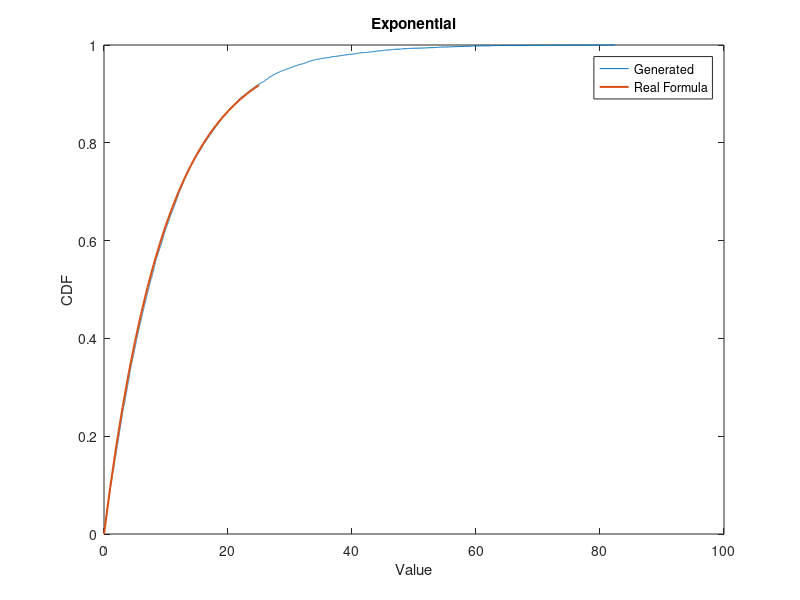
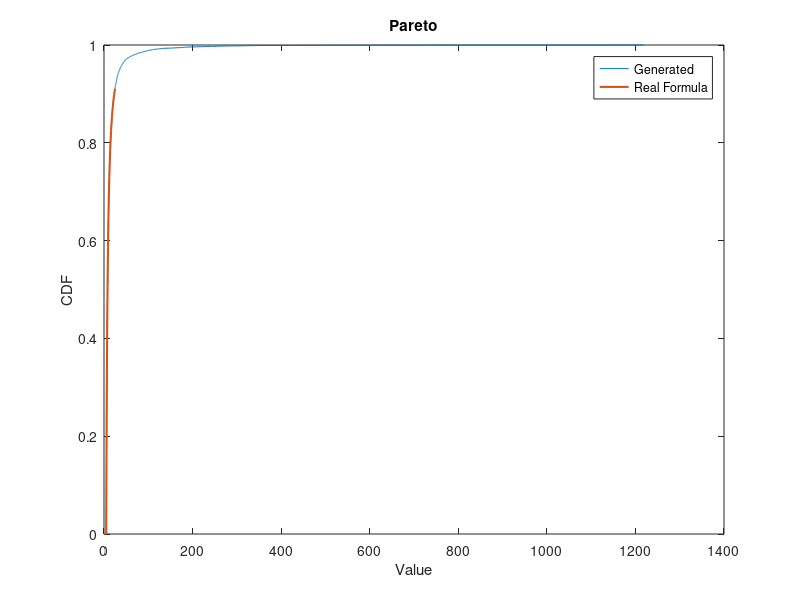
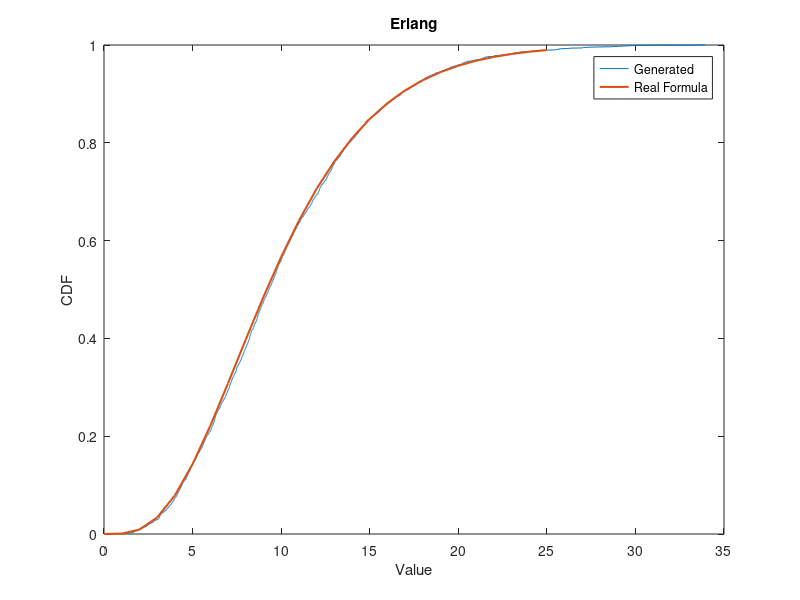

Here is the MATLAB script that generated these plots, in order: (Note: this script raises an error after producing the figures.)
clear all;

x = [0:25];

%%% Linear Congruent Generator - Uniform Distribution %%%
NU = 10000;
m_uniform = 2^32;
a_uniform = 1664525;
c_uniform = 1013904223;
seed_uniform = 521191478;
uniform = zeros(NU, 1);
uniform(1) = seed_uniform;
for i = 2:NU
    uniform(i) = mod(a_uniform*uniform(i-1) + c_uniform, m_uniform);
end
uniform = uniform ./ m_uniform; 
fprintf("First sample = %f\nSecond sample = %f\nThird sample = %f\n", uniform(1), uniform(2), uniform(3));

%%% Generate with samples obtained above %%%
% Exponential Distribution
l_exp = 0.1;
N_exp = 10000;
exponential = -log(uniform)./l_exp;
% Cost calculation
exp_cost = 0;
for i = 1:N_exp
    if exponential(i) < 10.0
        exp_cost = exp_cost + 0.01*exponential(i);
    else
        exp_cost = exp_cost + 0.02*exponential(i);
    end
end
fprintf("Exp --> cost = %f\n", exp_cost);
figure
plot(sort(exponential), [1:N_exp]/N_exp, x, 1-exp(-l_exp*x), 'LineWidth', 1.5);
title("Exponential");
xlabel("Value");
ylabel("CDF");
legend("Generated", "Real Formula");

% Pareto distribution with parameters a = 1.5, m = 5
N_pareto = 10000;
alpha = 1.5;
m = 5;
pareto = m ./ (uniform.^(1/alpha));
% CDF creation
pareto_cdf = (m./x).^alpha;
for i = 1:26
    pareto_cdf(i) = 1 - min(pareto_cdf(i), 1);
end
% Cost calculation
pareto_cost = 0;
for i = 1:N_pareto
    if pareto(i) < 10.0
        pareto_cost = pareto_cost + 0.01*pareto(i);
    else
        pareto_cost = pareto_cost + 0.02*pareto(i);
    end
end
fprintf("Pareto --> cost = %f\n", pareto_cost);
figure
plot(sort(pareto), [1:N_pareto]/N_pareto, x, pareto_cdf, 'LineWidth', 1.5);
title("Pareto");
xlabel("Value");
ylabel("CDF");
legend("Generated", "Real Formula");

% Erlang distribution
N_erlang = 2500;
k = 4;
l_erlang = 0.4;
erlang = zeros(N_erlang, 1);
for i = 1:N_erlang
    erlang(i) = -log(uniform(i*4-3) * uniform(i*4-2) * uniform(i*4-1) * uniform(i*4))/l_erlang;
end
% CDF creation
erlang_cdf = 0;
for i = 0:k-1
    erlang_cdf = erlang_cdf + (1/factorial(i)).*(exp(-l_erlang*x)).*(l_erlang*x).^i;
end
erlang_cdf = 1 - erlang_cdf;
% Cost calculation
erlang_cost = 0;
for i = 1:N_erlang
    if erlang(i) < 10.0
        erlang_cost = erlang_cost + 0.01*erlang(i);
    else
        erlang_cost = erlang_cost + 0.02*erlang(i);
    end
end
fprintf("Erlang --> cost = %f\n", erlang_cost);
figure
plot(sort(erlang), (1:N_erlang)/N_erlang, x, erlang_cdf, 'LineWidth', 1.5);
title("Erlang");
xlabel("Value");
ylabel("CDF");
legend("Generated", "Real Formula");

% Hypo-Exponential distribution
N_hypo = 5000;
l1_hypo = 0.5;
l2_hypo = 0.125;
hypo = zeros(N_hypo, 1);
for i = 1:N_hypo
    hypo(i) = -(log(uniform(2*i-1))./l1_hypo) -(log(uniform(2*i))./l2_hypo);
end
% Cost calculation
HypoExp_cost = 0;
for i = 1:N_hypo
    if hypo(i) < 10.0
        HypoExp_cost = HypoExp_cost + 0.01*hypo(i);
    else
        HypoExp_cost = HypoExp_cost + 0.02*hypo(i);
    end
end
fprintf("Hypo-Exp --> cost = %f\n", HypoExp_cost);
figure
plot(sort(hypo), [1:N_hypo]/N_hypo, x, HypoExp_cdf(x, l1_hypo, l2_hypo), 'LineWidth', 1.5);
title("Hypo-Exponential");
xlabel("Value");
ylabel("CDF");
legend("Generated", "Real Formula");

% Hyper-Exponential distribution
N_hyper = 5000;
l1_hyper = 0.5;
l2_hyper = 0.05;
p1 = 0.55;
hyper = zeros(N_hyper, 1);
for i = 1:N_hyper
    if uniform(i*2-1) <= p1
        hyper(i) = -log(uniform(2*i))/l1_hyper;
    else
        hyper(i) = -log(uniform(2*i))/l2_hyper;
    end
end
% Cost calculation
HyperExp_cost = 0;
for i = 1:N_hyper
    if hyper(i) < 10.0
        HyperExp_cost = HyperExp_cost + 0.01*hyper(i);
    else
        HyperExp_cost = HyperExp_cost + 0.02*hyper(i);
    end
end
fprintf("Hyper-Exp --> cost = %f\n", HyperExp_cost);
figure
plot(sort(hyper), [1:N_hyper]/N_hyper, x, HyperExp_cdf(x, l1_hyper, l2_hyper, p1), 'LineWidth', 1.5);
title("Hyper-Exponential");
xlabel("Value");
ylabel("CDF");
legend("Generated", "Real Formula");


function F = Uniform_cdf(x, p)
	a = p(1);
	b = p(2);
	F = max(0, min(1, (x>a) .* (x<b) .* (x - a) / (b - a) + (x >= b)));
end

function F = HypoExp_cdf(x, l1, l2)
    F = 1-((l2*exp(-l1*x))/(l2-l1))+((l1*exp(-l2*x))/(l2-l1));
end

function F = HyperExp_cdf(x, l1, l2, p1)
    F = 1-p1*exp(-x*l1) - (1-p1)*exp(-x*l2);
end